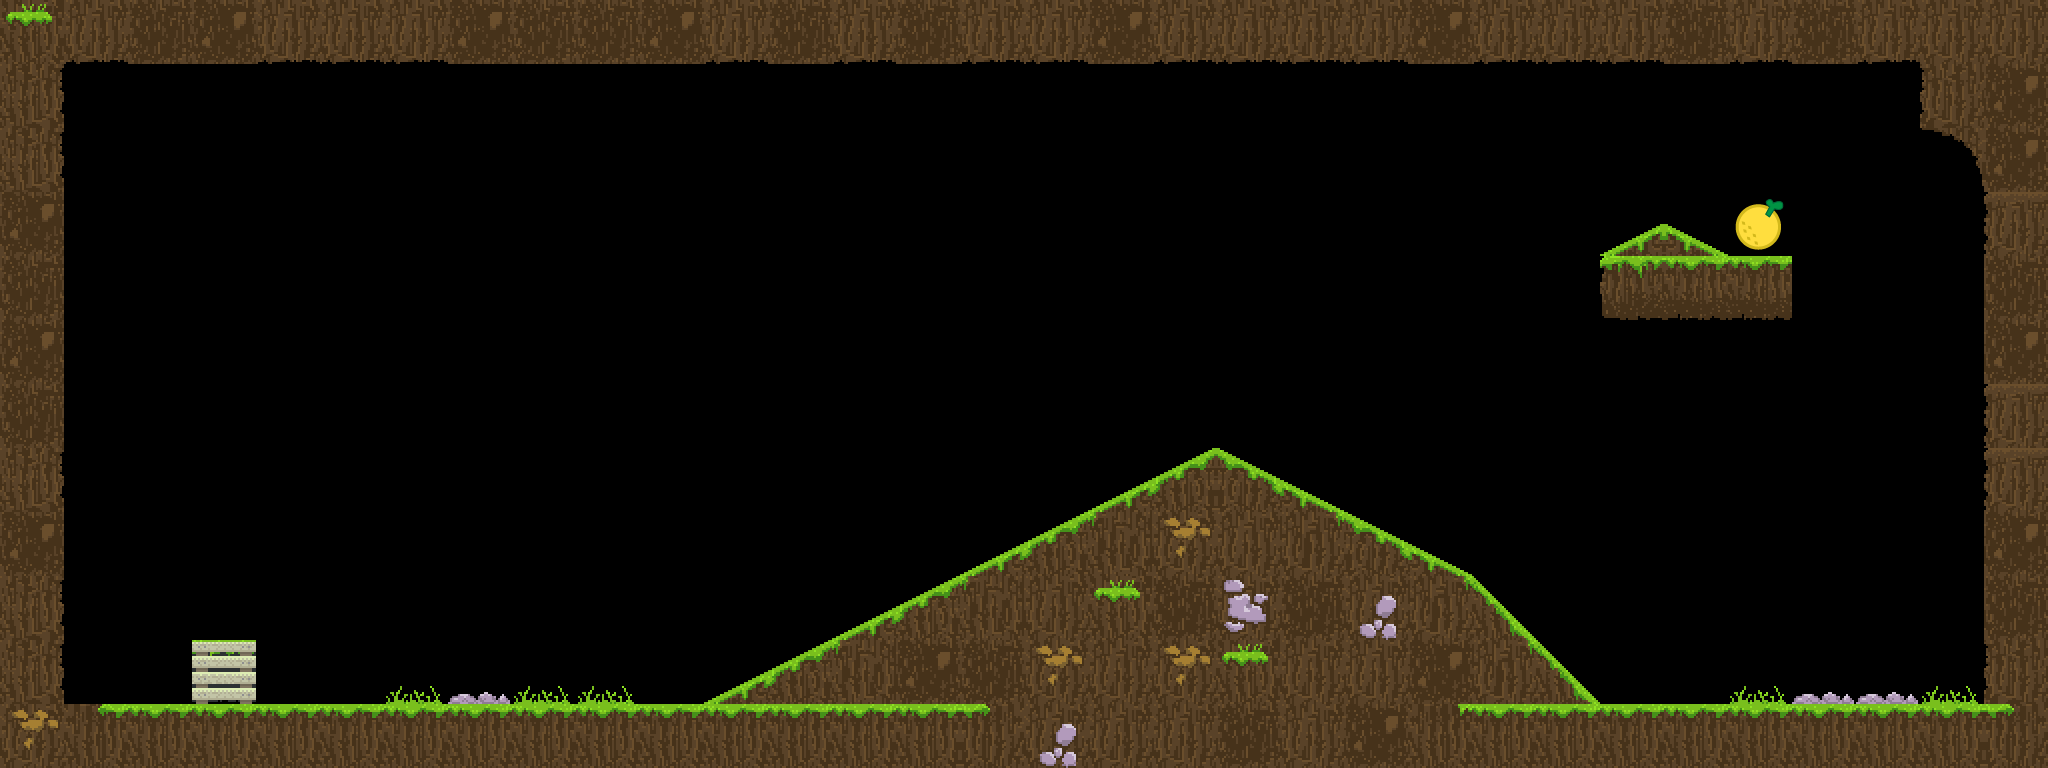

A level layout from a 2D game, rendered from its tile map. Below: a short description, then the map file with tile-grid data replaced by summaries:
An orthogonal 32x12 tile map with 64x64 px tiles, 1 tile layer (map), 3 tilesets and 19 objects (4x powerup, 2x box, 2x platform, start, end).

<map version="1.0.0" orientation="orthogonal" renderorder="right-down" width="32" height="12" tilewidth="64" tileheight="64" nextobjectid="30">
 <tileset firstgid="1" source="../tilesets/MyTiles_64x64.tsx" />
 <tileset firstgid="65" name="endTile" tilewidth="64" tileheight="64" tilecount="1" columns="1">
  <image source="../tilesets/endTile.png" width="65" height="65" />
 </tileset>
 <tileset firstgid="66" name="Tiles_64x64" tilewidth="64" tileheight="64" tilecount="64" columns="8">
  <image source="../tilesets/Tiles_64x64.png" width="512" height="512" />
 </tileset>
 <layer name="map" width="32" height="12">
  <data>[384 cells, 138 non-empty, 29 distinct tile ids]</data>
 </layer>
 <objectgroup name="ground">
  <object id="2" x="64" y="0" width="1984" height="64" />
  <object id="3" x="0" y="0" width="64" height="768" />
  <object id="4" x="64" y="704" width="1984" height="64" />
  <object id="6" x="1984" y="64" width="64" height="640" />
  <object id="7" x="1920" y="64" width="64" height="64" />
  <object id="8" x="1920" y="128">
   <polygon points="0,0 64,0 64,64 47.1392,18.5211" />
  </object>
  <object id="18" x="1600" y="256">
   <polygon points="0,0 128,0 64.0701,-33.5284" />
  </object>
  <object id="19" x="1600" y="256" width="192" height="64" />
  <object id="29" x="704" y="704">
   <polygon points="0,0 512,-256 768,-128 896,0" />
  </object>
 </objectgroup>
 <objectgroup name="objects">
  <object id="12" type="box" x="1600" y="640" width="64" height="64" />
  <object id="13" type="box" x="1600" y="576" width="64" height="64" />
  <object id="16" type="platform" x="265" y="250" width="350" height="30">
   <properties>
    <property name="density" type="float" value="1.5" />
    <property name="pivoted" type="bool" value="true" />
   </properties>
  </object>
  <object id="21" type="powerup" x="1600" y="512" width="64" height="64">
   <properties>
    <property name="class" value="jump" />
   </properties>
  </object>
  <object id="23" type="powerup" x="1600" y="192" width="64" height="40">
   <properties>
    <property name="class" value="density" />
   </properties>
  </object>
  <object id="24" type="powerup" x="328.436" y="200.23" width="67.7038" height="56.1798">
   <properties>
    <property name="class" value="gravity" />
   </properties>
  </object>
  <object id="25" type="powerup" x="64" y="64" width="64" height="64">
   <properties>
    <property name="class" value="velocity" />
   </properties>
  </object>
  <object id="27" type="platform" x="685.726" y="403.925" width="250" height="35">
   <properties>
    <property name="density" type="float" value="2" />
    <property name="pivoted" type="bool" value="true" />
   </properties>
  </object>
 </objectgroup>
 <objectgroup name="positions">
  <object id="9" name="start" x="192" y="640" width="64" height="64" />
  <object id="10" name="end" x="1728" y="192" width="64" height="64" />
 </objectgroup>
</map>
